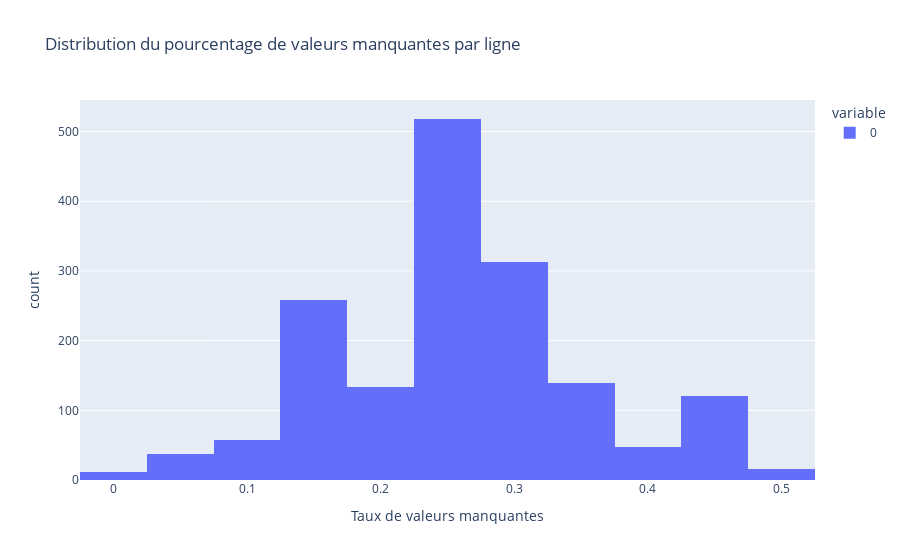

The notebook cell this image was saved under:
### Code cell
row_missing_ratio = df.isna().mean(axis=1)
print(max(row_missing_ratio))
fig = px.histogram(row_missing_ratio, nbins=12,
                   title="Distribution du pourcentage de valeurs manquantes par ligne",
                   labels={"value": "Taux de valeurs manquantes"})
fig.show()

### Figure 1 — Plotly figure (JSON) as saved in the notebook; plotly's stock layout.template omitted (floating-point values rounded to 4 significant figures; data arrays with more than 128 entries replaced by an {"elided": "..."} marker saying what was removed)
{"data": [{"bingroup": "x", "hovertemplate": "variable=0<br>Taux de valeurs manquantes=%{x}<br>count=%{y}<extra></extra>", "legendgroup": "0", "marker": {"color": "#636efa", "pattern": {"shape": ""}}, "name": "0", "nbinsx": 12, "orientation": "v", "showlegend": true, "type": "histogram", "x": {"elided": "1652 float values"}, "xaxis": "x", "yaxis": "y"}], "layout": {"barmode": "relative", "legend": {"title": {"text": "variable"}, "tracegroupgap": 0}, "title": {"text": "Distribution du pourcentage de valeurs manquantes par ligne"}, "xaxis": {"anchor": "y", "domain": [0, 1], "title": {"text": "Taux de valeurs manquantes"}}, "yaxis": {"anchor": "x", "domain": [0, 1], "title": {"text": "count"}}}}
